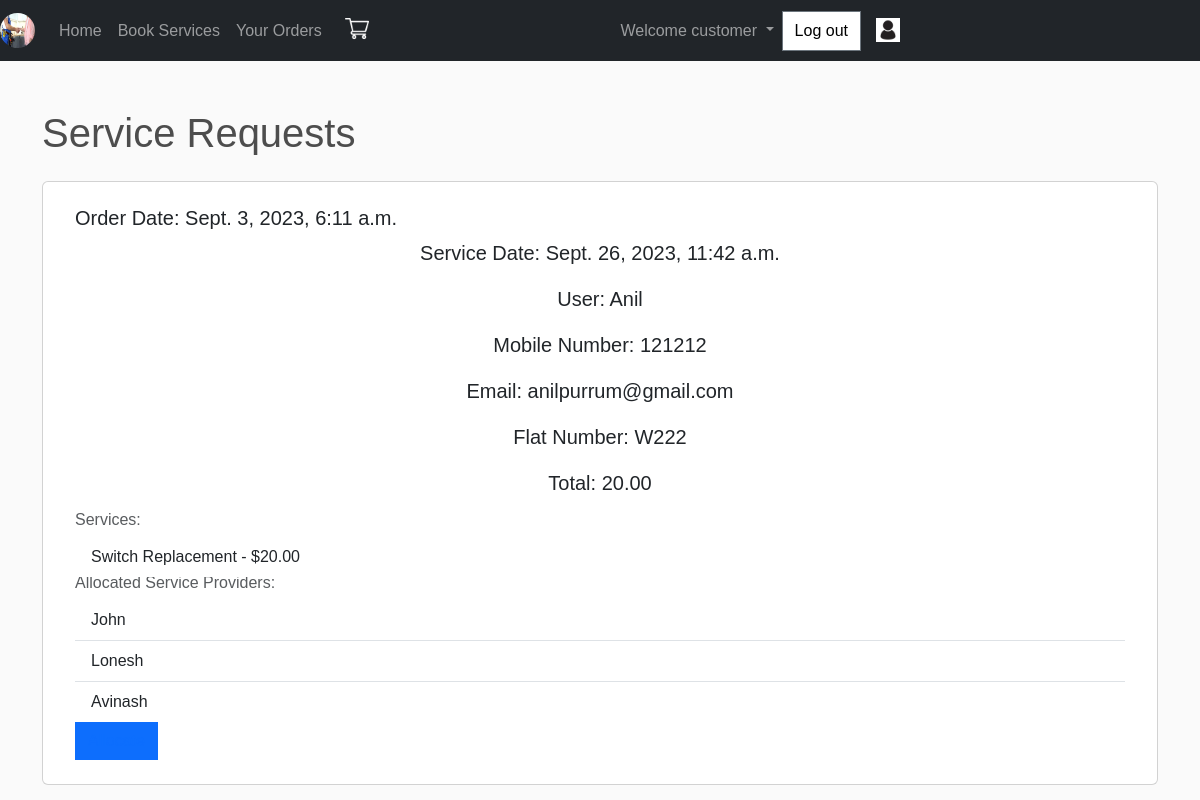
Screenshot of /service_requests/ (signed in) with the database file from the repository.
### SMSApp/models.py (models this page shows, shortened)
class Order(models.Model):
    STATUS_CHOICES = [
        ('Pending', 'Pending'),
        ('Completed','Completed'),
        ('Cancelled', 'Cancelled'),
    ]
    user = models.ForeignKey(get_user_model(), on_delete=models.CASCADE)
    address = models.ForeignKey(Address, on_delete=models.CASCADE)
    order_date = models.DateTimeField(auto_now_add=True)
    delivery_date = models.DateTimeField()
    products = models.ManyToManyField(Product)
    status = models.CharField(max_length=20, choices=STATUS_CHOICES, default='Pending')
    total_amount = models.DecimalField(max_digits=10, decimal_places=2, default=0.00)

class User(AbstractUser):
    c=[
        ('customer','customer'),
        ('Service provider','Service provider'),
    ]
    mble = models.CharField(max_length=10,null=True,blank=True)
    role_type=models.CharField(choices=c,default='customer',max_length=30)

class Address(models.Model):
    user = models.ForeignKey(User, on_delete=models.CASCADE)
    flat_address = models.CharField(max_length=100)

class Product(models.Model):
    category = [
        ('0', 'Eletric Service'),
        ('1', 'AC Service'),
        ('2','None'),
        ('3','Carpentering'),
    ]
    name = models.CharField(max_length=200)
    price = models.DecimalField(max_digits=5, decimal_places=2)
    digital = models.BooleanField(default=False, null=True, blank=True)
    image = models.ImageField(upload_to='static/images/',null=True, blank=True)
    category_type = models.CharField(choices=category, default="2", max_length=25)
    @property
    def imageURL(self):
        try:
            url = self.image.url
        except:
            url=''
        return url

class AllocatedOrder(models.Model):
    service_provider=models.ForeignKey(Service,on_delete=models.CASCADE)
    order = models.ForeignKey(Order,on_delete=models.CASCADE)

class Service(models.Model):
    c=[
        ('Electrician','Electrician'),
        ('AC Technician','AC Technician'),
        ('Carpenter','Carpenter'),
        ('None','None'),
    ]
    user=models.ForeignKey(User,on_delete=models.CASCADE)
    experience = models.PositiveIntegerField(default=0)
    field_type = models.CharField(choices=c,default='None',max_length=30)
    form = models.ImageField(blank=True)
    is_approved = models.BooleanField(default=False)

### SMSApp/views.py (the view)
# urls.py: path('service_requests/',service_requests,name='service_requests'),
def service_requests(request):
    service_requests=Order.objects.filter(status='Pending')
    return render(request,'html/service_requests.html',{'service_requests':service_requests})

### templates/html/service_requests.html
{% extends 'html/base.html' %}
{% load static %}
{% block content %}
<div class="container mt-5">
    <h1>Service Requests</h1>
    <div class="card mt-4">
        <div class="card-body">
            {% if service_requests %}
                <ul class="list-group list-group-flush">
                    {% for order in service_requests %}
                        <li class="list-group-item">
                            <h5 class="card-title">Order Date: {{ order.order_date }}</h5>
                            <p class="card-text">Service Date: {{ order.delivery_date }}</p>
                            <p class="card-text">User: {{ order.user.username }}</p>
                            <p class="card-text">Mobile Number: {{ order.user.mble}}</p>
                            <p class="card-text">Email: {{ order.user.email }}</p>
                            <p class="card-text">Flat Number: {{ order.address.flat_address }}</p>
                            <p class="card-text">Total: {{ order.total_amount }}</p>
                            <h6 class="card-subtitle mb-2 text-muted">Services:</h6>
                            <ul class="list-group list-group-flush">
                                {% for product in order.products.all %}
                                    <li class="list-group-item" src="{{ product.imageURL }}">
                                        {{ product.name }} - ${{ product.price }}
                                    </li>
                                {% endfor %}
                            </ul>
                            {% if order.allocatedorder_set.exists %}
                                <h6 class="card-subtitle mb-2 text-muted">Allocated Service Providers:</h6>
                                <ul class="list-group list-group-flush">
                                    {% for allocated_provider in order.allocatedorder_set.all %}
                                        <li class="list-group-item">
                                            {{ allocated_provider.service_provider.user.username }}
                                        </li>
                                    {% endfor %}
                                </ul>
                            {% endif %}
                            <button type="button"   class="btn btn-primary" data-toggle="modal"  data-target="#allocateModal{{ order.id }}">
                              <a href="{% url 'allocate_order' order.id %}"> Allocate</a>
                            </button>
                        </li>
                    {% endfor %}
                </ul>
            {% else %}
                <p>No service requests found.</p>
            {% endif %}
        </div>
    </div>
</div>
{% endblock %}

### templates/html/base.html (style rules this page uses)
* { margin: 0; padding: 0; font-family: sans-serif; scroll-behavior: smooth; }
.card-body p { font-size: 20px; text-align: center; }
body { background-color: hsl(0, 0%, 98%); }
h1,h2,h3,h4,h5,h6 { color:hsl(0, 0%, 30%); }
.btn { border-radius: 0; }

### rows the page displays
Order: order_date "Sept. 3, 2023, 6:11 a.m.", delivery_date "Sept. 26, 2023, 11:42 a.m.", user.username "Anil", user.mble "121212", user.email "anilpurrum@gmail.com", address.flat_address "W222", total_amount "20.00"
Product: name "Switch Replacement", price "20.00"
AllocatedOrder: service_provider.user.username "John"
AllocatedOrder: service_provider.user.username "Lonesh"
AllocatedOrder: service_provider.user.username "Avinash"
